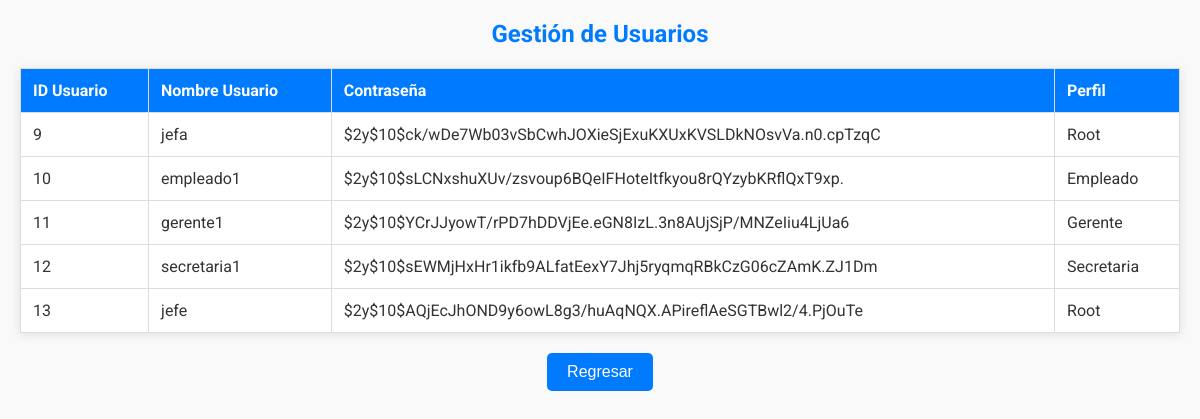
/usuarioss.php (signed in), run on the app's committed database.
### tables this page shows
CREATE TABLE `usuarios` (
  `id_usuario` int(11) NOT NULL,
  `nombre_usuario` varchar(50) NOT NULL,
  `contrasena` varchar(255) NOT NULL,
  `perfil` enum('Root','Secretaria','Gerente','Empleado') NOT NULL
);

### usuarioss.php (the view, shortened to what this page needs)
<?php
$servername = "localhost";
$username = "root";
$password = "";
$dbname = "bdtienda";
$conn = new mysqli($servername, $username, $password, $dbname);
$result = $conn->query("SELECT * FROM usuarios");
$usuarios = $result->fetch_all(MYSQLI_ASSOC);
?>
<!DOCTYPE html>
<html lang="es">
<head>
</head>
<body>
    <h2>Gestión de Usuarios</h2>
    <table>
        <thead>
            <tr>
                <th>ID Usuario</th>
                <th>Nombre Usuario</th>
                <th>Contraseña</th>
                <th>Perfil</th>
            </tr>
        </thead>
        <tbody>
            <?php if (!empty($usuarios)): ?>
                <?php foreach ($usuarios as $usuario): ?>
                    <tr>
                        <td><?= $usuario['id_usuario'] ?></td>
                        <td><?= htmlspecialchars($usuario['nombre_usuario']) ?></td>
                        <td><?= htmlspecialchars($usuario['contrasena']) ?></td>
                        <td><?= htmlspecialchars($usuario['perfil']) ?></td>
                    </tr>
                <?php endforeach; ?>
            <?php else: ?>
                <tr>
                    <td colspan="5" style="text-align: center;">No hay usuarios registrados.</td>
                </tr>
            <?php endif; ?>
        </tbody>
    </table>
    <div class="button-container">
        <form action="homes.php" method="POST">
            <button type="submit">Regresar</button>
        </form>
    </div>
</body>
</html>

### usuarioss.php (style rules this page uses)
body { font-family: 'Roboto', sans-serif; margin: 20px; background-color: #f9f9f9; color: #333; }
h2 { color: #007BFF; text-align: center; margin-bottom: 20px; }
table { width: 100%; border-collapse: collapse; margin-bottom: 20px; box-shadow: 0 2px 10px rgba(0, 0, 0, 0.1); background-color: #fff; }
th, td { border: 1px solid #ddd; padding: 12px; text-align: left; }
th { background-color: #007BFF; color: white; }
.button-container { text-align: center; margin-top: 20px; }
button { padding: 10px 20px; background-color: #007BFF; color: white; border: none; border-radius: 5px; cursor: pointer; transition: background-color 0.3s ease; font-size: 16px; }

### data on the page
usuarios: id_usuario "9", nombre_usuario "jefa", contrasena "$2y$10$ck/wDe7Wb03vSbCwhJOXieSjExuKXUxKVSLDkNOsvVa.n0.cpTzqC", perfil "Root"
usuarios: id_usuario "10", nombre_usuario "empleado1", contrasena "$2y$10$sLCNxshuXUv/zsvoup6BQeIFHoteItfkyou8rQYzybKRflQxT9xp.", perfil "Empleado"
usuarios: id_usuario "11", nombre_usuario "gerente1", contrasena "$2y$10$YCrJJyowT/rPD7hDDVjEe.eGN8IzL.3n8AUjSjP/MNZeIiu4LjUa6", perfil "Gerente"
usuarios: id_usuario "12", nombre_usuario "secretaria1", contrasena "$2y$10$sEWMjHxHr1ikfb9ALfatEexY7Jhj5ryqmqRBkCzG06cZAmK.ZJ1Dm", perfil "Secretaria"
usuarios: id_usuario "13", nombre_usuario "jefe", contrasena "$2y$10$AQjEcJhOND9y6owL8g3/huAqNQX.APireflAeSGTBwl2/4.PjOuTe", perfil "Root"
